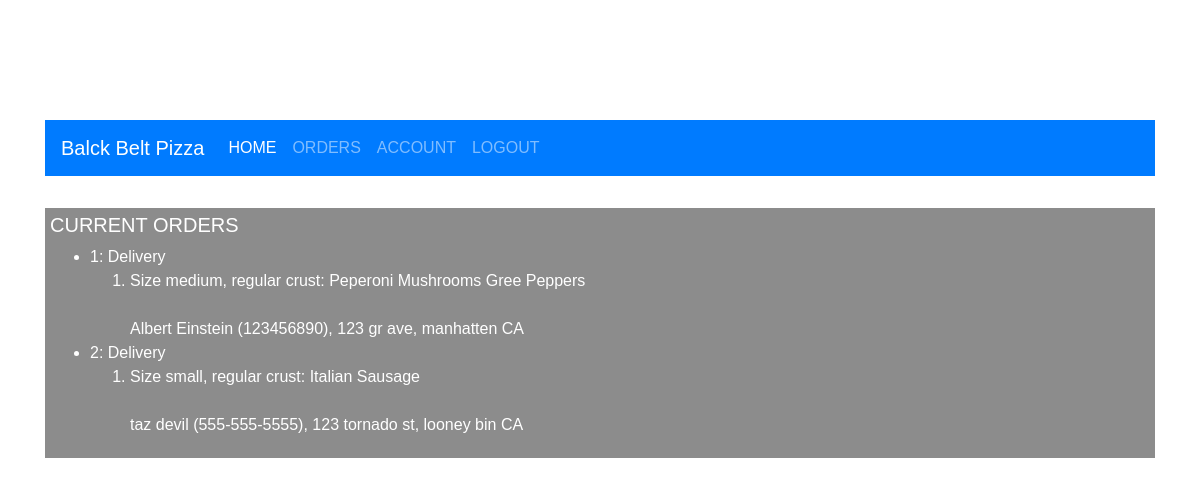
The app's page /store with its own data.
### models.py (models this page shows, shortened)
class Order(db.Model):
    __tablename__="orders"
    id=db.Column(db.Integer,primary_key=True)
    customer_id=db.Column(db.Integer,db.ForeignKey('customers.id'),nullable=False)
    order_type_id=db.Column(db.Integer,db.ForeignKey('order_type.id'),nullable=False)
    status=db.Column(db.Enum(StatusEnum))
    note=db.Column(db.String(255))
    created_at = db.Column(db.DateTime, server_default=func.now())
    updated_at = db.Column(db.DateTime, server_default=func.now(), onupdate=func.now())
    customer=db.relationship('Customer', foreign_keys=[customer_id],  backref=db.backref("orders",cascade="all,delete-orphan"))
    order_type=db.relationship('OrderType', foreign_keys=[order_type_id], backref=db.backref("orders",uselist=False,cascade="all, delete-orphan"))
    @classmethod
    def delete(cls, order):
        db.session.delete(order)
        db.session.commit()
    @classmethod
    def get_entered(cls):
        orders=cls.query.filter(or_(cls.status==StatusEnum.entered,cls.status==StatusEnum.ready)).all()
        return orders

class OrderType(db.Model):
    __tablename__="order_type"
    id=db.Column(db.Integer,primary_key=True)
    name=db.Column(db.String(255))
    created_at = db.Column(db.DateTime, server_default=func.now())
    updated_at = db.Column(db.DateTime, server_default=func.now(), onupdate=func.now())

class Pizza(db.Model):
    __tablename__="pizzas"
    id=db.Column(db.Integer,primary_key=True)
    order_id=db.Column(db.Integer,db.ForeignKey('orders.id'),nullable=False)
    style_id=db.Column(db.Integer,db.ForeignKey('styles.id'),nullable=False)
    size_id=db.Column(db.Integer,db.ForeignKey('sizes.id'),nullable=False)
    qty=db.Column(db.Integer)
    created_at = db.Column(db.DateTime, server_default=func.now())
    updated_at = db.Column(db.DateTime, server_default=func.now(), onupdate=func.now())
    order=db.relationship('Order',foreign_keys=[order_id],backref=db.backref("pizzas",cascade="all,delete-orphan"))
    style=db.relationship('Style',foreign_keys=[style_id],backref=db.backref("pizzas"),uselist=False)
    size=db.relationship('Size',foreign_keys=[size_id],backref=db.backref("pizzas"),uselist=False)

class Size(db.Model):
    __tablename__="sizes"
    id=db.Column(db.Integer,primary_key=True)
    name=db.Column(db.String(255))
    description=db.Column(db.String(255))
    price=db.Column(db.Float)
    created_at = db.Column(db.DateTime, server_default=func.now())
    updated_at = db.Column(db.DateTime, server_default=func.now(), onupdate=func.now())

class Style(db.Model):
    __tablename__="styles"
    id=db.Column(db.Integer,primary_key=True)
    name=db.Column(db.String(255))
    description=db.Column(db.String(255))
    price=db.Column(db.Float)
    created_at = db.Column(db.DateTime, server_default=func.now())
    updated_at = db.Column(db.DateTime, server_default=func.now(), onupdate=func.now())

class Topping(db.Model):
    __tablename__="toppings"
    pizza_id=db.Column(db.Integer,db.ForeignKey('pizzas.id'),primary_key=True)
    toppings_menu_id=db.Column(db.Integer,db.ForeignKey('toppings_menu.id'),primary_key=True)
    created_at = db.Column(db.DateTime, server_default=func.now())
    updated_at = db.Column(db.DateTime, server_default=func.now(), onupdate=func.now())
    info=db.relationship('ToppingMenu',foreign_keys=[toppings_menu_id],uselist=False)
    pizza=db.relationship('Pizza',foreign_keys=[pizza_id],backref=db.backref("toppings",cascade="all,delete-orphan"))

class ToppingMenu(db.Model):
    __tablename__="toppings_menu"
    id=db.Column(db.Integer,primary_key=True)
    name=db.Column(db.String(255))
    description=db.Column(db.String(255))
    price=db.Column(db.Float)
    available=db.Column(db.Boolean)
    created_at = db.Column(db.DateTime, server_default=func.now())
    updated_at = db.Column(db.DateTime, server_default=func.now(), onupdate=func.now())

### customer_model.py (models this page shows, shortened)
class Customer(db.Model):
    __tablename__="customers"
    id=db.Column(db.Integer,primary_key=True)
    username=db.Column(db.String(255))
    name=db.Column(db.String(255))
    email=db.Column(db.String(255),nullable=False)
    phone_number=db.Column(db.String(20))
    password=db.Column(db.String(255))
    favorite_order_id=db.Column(db.Integer)
    note=db.Column(db.String(255))
    created_at = db.Column(db.DateTime, server_default=func.now())
    updated_at = db.Column(db.DateTime, server_default=func.now(), onupdate=func.now())

class Address(db.Model):
    __tablename__="addresses"
    id=db.Column(db.Integer,primary_key=True)
    customer_id=db.Column(db.Integer,db.ForeignKey('customers.id'),nullable=False)
    street_address=db.Column(db.String(255))
    city=db.Column(db.String(255))
    state_id=db.Column(db.Integer,db.ForeignKey('states.id'),nullable=False)
    created_at = db.Column(db.DateTime, server_default=func.now())
    updated_at = db.Column(db.DateTime, server_default=func.now(), onupdate=func.now())
    state=db.relationship('State',foreign_keys=[state_id],uselist=False)
    customer=db.relationship('Customer',foreign_keys=[customer_id],backref=db.backref("addresses",cascade="all,delete-orphan"))

class State(db.Model):
    __tablename__="states"
    id=db.Column(db.Integer,primary_key=True)
    name=db.Column(db.String(2))
    created_at = db.Column(db.DateTime, server_default=func.now())
    updated_at = db.Column(db.DateTime, server_default=func.now(), onupdate=func.now())

### staff_controller.py (the view)
def store():
    orders=Order.get_entered()
    return  render_template('restdash.html',orders=orders)

### templates/restdash.html (shortened to what this page needs)
<!DOCTYPE html>
<html lang="en" dir="ltr">
     <head>
          <link rel="stylesheet" href="https://stackpath.bootstrapcdn.com/bootstrap/4.3.1/css/bootstrap.min.css">
          <link rel="stylesheet" href="{{ url_for('static', filename='style.css') }}">
     </head>
     <body>
          <div class="container">
               <div class="header">
                    <nav class="navbar navbar-expand-lg navbar-dark bg-primary">
                      <a class="navbar-brand" href="#">Balck Belt Pizza</a>
                      <div class="collapse navbar-collapse" id="navbarSupportedContent">
                        <ul class="navbar-nav mr-auto">
                          <li class="nav-item active">
                           <a class="nav-link" href="/admin/dash">HOME <span class="sr-only">(current)</span></a>
                          </li>
                          <li class="nav-item">
                           <a class="nav-link" href="#">ORDERS</a>
                          </li>
                          <li class="nav-item">
                           <a class="nav-link" href="#">ACCOUNT</a>
                          </li>
                          <li class="nav-item">
                           <a class="nav-link" href="/admin/logout">LOGOUT</a>
                          </li>
                        </ul>
                      </div>
                    </nav>
                    <h1 class="h5">STORE DASHBOARD</h1>
               </div>
               <div class="section">
                    <h1 class="h5">CURRENT ORDERS</h1>
                    <ul>
                    {% for order in orders: %}
                         <li>
                         {{order.id}}: {{order.order_type.name}} <br>
                              <ol>
                              {% for pizza in order.pizzas %}
                              <li>Size {{pizza.size.name}}, {{pizza.style.name}} crust:
                                   {% for topping in pizza.toppings %}
                                        {{topping.info.name}}
                                   {% endfor %}
                              </li>
                              <br>
                              {{order.customer.name}} ({{order.customer.phone_number}}), {{order.customer.addresses[0].street_address}}, {{order.customer.addresses[0].city}} {{order.customer.addresses[0].state.name}}
                              {% endfor %}
                         </ol>
                    {% endfor %}
                    </ul>
               </div>
          </div>
     </body>
</html>

### static/style.css (style rules this page uses)
body { background: url(img/vita-marija-murenaite-691145-unsplash.jpg); background-size: cover; background-position: center; font-family: 'Hind', sans-serif; color: white; padding-top:10%; }
html { height: 100%; }
.section { padding: 5px; background-color: rgba(0, 0, 0, 0.45); }

### records on screen
Order: id "1", order_type.name "Delivery"
Pizza: size.name "medium", style.name "regular"
Topping: info.name "Peperoni"
Topping: info.name "Mushrooms"
Topping: info.name "Gree Peppers"
Customer: customer.name "Albert Einstein", customer.phone_number "123456890"
Address: customer "123 gr ave", customer "manhatten"
State: customer "CA"
Order: id "2", order_type.name "Delivery"
Pizza: size.name "small", style.name "regular"
Topping: info.name "Italian Sausage"
Customer: customer.name "taz devil", customer.phone_number "555-555-5555"
Address: customer "123 tornado st", customer "looney bin"
